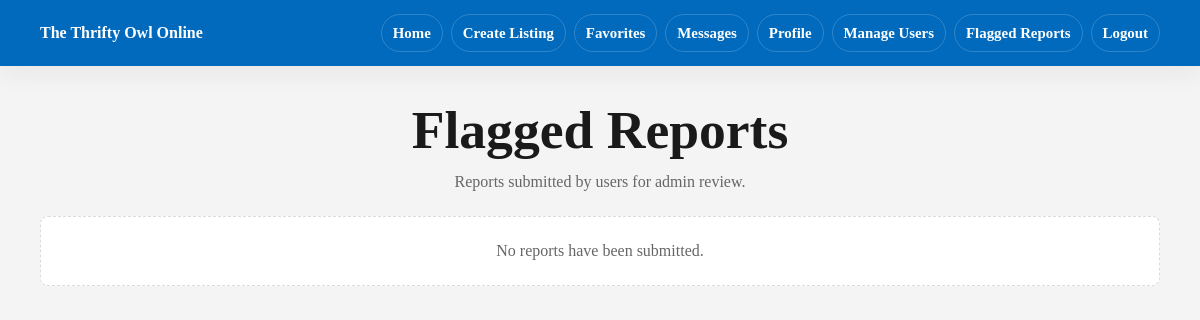
Before: /admin/reports (signed in) with the older database file.
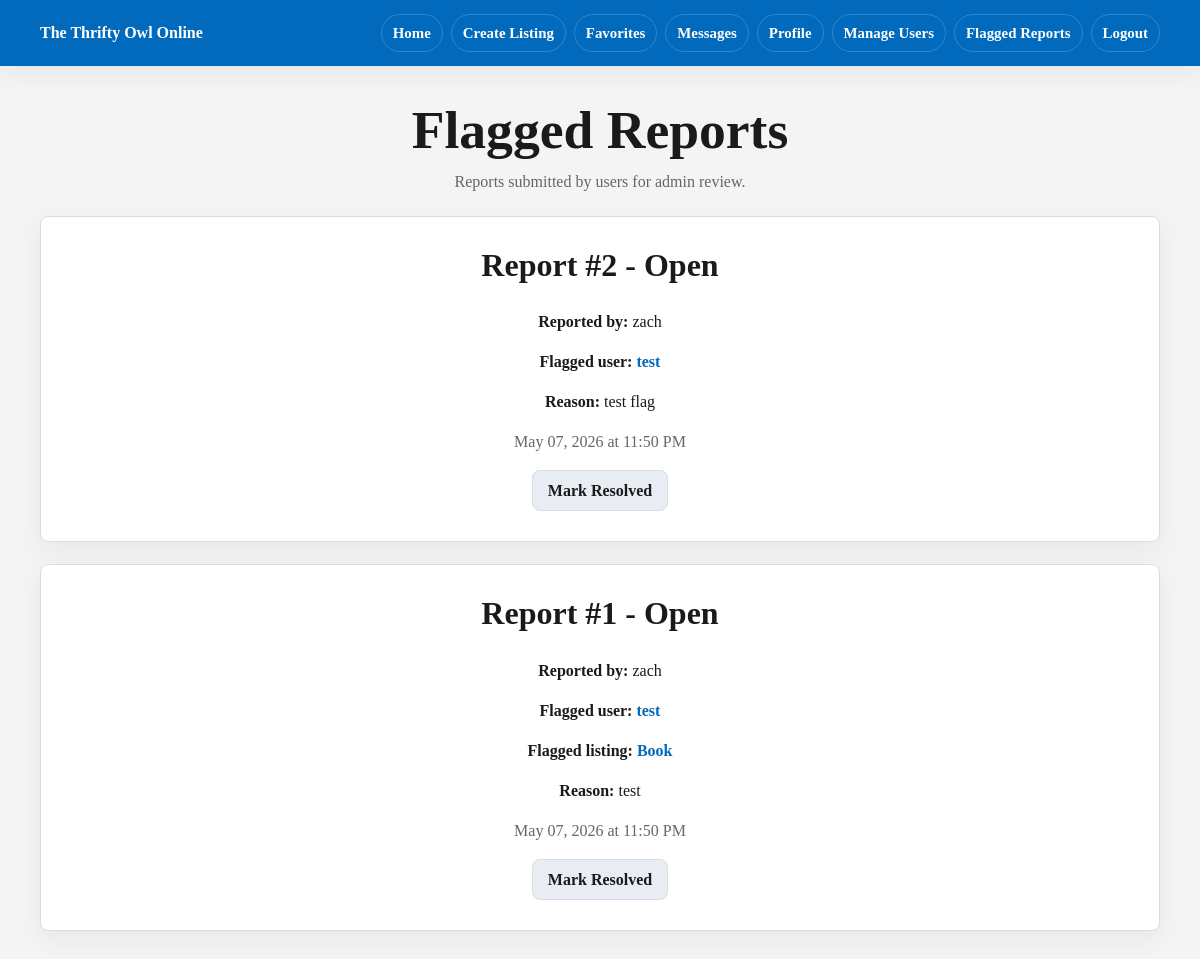
After: the same page with the newer database file.
### app/models.py (models this page shows)
class Report(db.Model):
    __tablename__ = 'reports'
    id = db.Column(db.Integer, primary_key=True)
    reporter_id = db.Column(db.Integer, db.ForeignKey('users.id'), nullable=False)
    reported_user_id = db.Column(db.Integer, db.ForeignKey('users.id'))
    post_id = db.Column(db.Integer, db.ForeignKey('posts.id'))
    reason = db.Column(db.String(500), nullable=False)
    status = db.Column(db.String(50), default='Open')
    created_at = db.Column(db.DateTime, default=datetime.utcnow)
    reporter = db.relationship('User', foreign_keys=[reporter_id], backref=db.backref('reports_made', lazy=True))
    reported_user = db.relationship('User', foreign_keys=[reported_user_id], backref=db.backref('reports_received', lazy=True))
    post = db.relationship('Post', backref=db.backref('reports', lazy=True))

class User(UserMixin, db.Model):
    __tablename__ = 'users'
    id = db.Column(db.Integer, primary_key=True)
    is_admin = db.Column(db.Boolean, default=False)
    is_blocked = db.Column(db.Boolean, default=False)
    email = db.Column(db.String(150), unique=True, nullable=False)
    username = db.Column(db.String(150), unique=True, nullable=False)
    password = db.Column(db.String(150), nullable=False)
    name = db.Column(db.String(150))
    major = db.Column(db.String(150))
    interests = db.Column(db.String(300))
    image = db.Column(db.String(200))  # store filename/path
    posts = db.relationship('Post', backref='owner', lazy=True)
    sent_messages = db.relationship('Message', foreign_keys='Message.sender_id', backref='sender', lazy=True)
    received_messages = db.relationship('Message', foreign_keys='Message.receiver_id', backref='receiver', lazy=True)
    reviews_given = db.relationship('Review', foreign_keys='Review.reviewer_id', backref='reviewer', lazy=True)
    reviews_received = db.relationship('Review', foreign_keys='Review.reviewed_id', backref='reviewed', lazy=True)

class Post(db.Model):
    __tablename__ = 'posts'
    id = db.Column(db.Integer, primary_key=True)
    title = db.Column(db.String(150), nullable=False)
    description = db.Column(db.String(300), nullable=False)
    category = db.Column(db.String(80), default='General')
    price = db.Column(db.Numeric(10, 2))
    condition = db.Column(db.String(80), default='Good')
    status = db.Column(db.String(80), default='Available')
    image = db.Column(db.String(200))  # optional image path
    is_active = db.Column(db.Boolean, default=True)
    created_at = db.Column(db.DateTime, default=datetime.utcnow)
    owner_id = db.Column(db.Integer, db.ForeignKey('users.id'), nullable=False)

### app/routes.py (the view)
@main.route('/admin/reports')
@admin_required
def admin_reports():
    reports = Report.query.order_by(Report.created_at.desc()).all()
    return render_template('admin_reports.html', reports=reports)

### app/models.py (called while the page is built)
@login_manager.user_loader
def load_user(user_id):
    return User.query.get(int(user_id))

### app/routes.py (called while the page is built)
def admin_required(view):
    @wraps(view)
    @login_required
    def wrapped(*args, **kwargs):
        if not current_user.is_admin:
            flash('Admin access required.')
            return redirect(url_for('main.home'))
        return view(*args, **kwargs)
    return wrapped

### app/templates/admin_reports.html (shortened to what this page needs)
{% extends "base.html" %}
{% block content %}
<section class="page-header">
    <h1>Flagged Reports</h1>
    <p class="muted">Reports submitted by users for admin review.</p>
</section>
{% for report in reports %}
<section class="card">
    <h2>Report #{{ report.id }} - {{ report.status }}</h2>
    <p><strong>Reported by:</strong> {{ report.reporter.username }}</p>
    {% if report.reported_user %}
    <p><strong>Flagged user:</strong> <a href="{{ url_for('main.view_profile', user_id=report.reported_user_id) }}">{{ report.reported_user.username }}</a></p>
    {% endif %}
    {% if report.post %}
    <p><strong>Flagged listing:</strong> <a href="{{ url_for('main.view_post', post_id=report.post_id) }}">{{ report.post.title }}</a></p>
    {% endif %}
    <p><strong>Reason:</strong> {{ report.reason }}</p>
    <p class="muted">{{ report.created_at.strftime('%b %d, %Y at %I:%M %p') }}</p>
    {% if report.status != 'Resolved' %}
    <div class="form-center">
        <form method="post" action="{{ url_for('main.resolve_report', report_id=report.id) }}">
            <input type="submit" value="Mark Resolved" class="button secondary">
        </form>
    </div>
    {% endif %}
</section>
{% else %}
<p class="empty">No reports have been submitted.</p>
{% endfor %}
{% endblock %}

### app/templates/base.html (shortened to what this page needs)
<!DOCTYPE html>
<html lang="en">
<head>
    <link rel="stylesheet" href="{{ url_for('static', filename='style.css') }}">
</head>
<body class="{% block body_class %}{% endblock %}">
    {% block header %}
    <header class="topbar">
        <div class="topbar-left">
            <a class="brand" href="{{ url_for('main.home') }}">The Thrifty Owl Online</a>
        </div>
        <div class="topbar-right">
            <nav class="nav">
                <a class="secondary" href="{{ url_for('main.home') }}">Home</a>
                {% if current_user.is_authenticated %}
                <a class="secondary" href="{{ url_for('main.create_post') }}">Create Listing</a>
                <a class="secondary" href="{{ url_for('main.favorites') }}">Favorites</a>
                <a class="secondary" href="{{ url_for('main.messages') }}">Messages</a>
                <a class="secondary" href="{{ url_for('main.profile') }}">Profile</a>
                {% if current_user.is_admin %}
                <a class="secondary" href="{{ url_for('main.admin_users') }}">Manage Users</a>
                <a class="secondary" href="{{ url_for('main.admin_reports') }}">Flagged Reports</a>
                {% endif %}
                <a href="{{ url_for('main.logout') }}">Logout</a>
                {% else %}
                <a class="secondary" href="{{ url_for('main.login') }}">Login</a>
                <a href="{{ url_for('main.register') }}">Register</a>
                {% endif %}
            </nav>
        </div>
    </header>
    {% endblock %}
    <main class="{% block main_class %}container{% endblock %}">
        {% block content %}{% endblock %}
    </main>
</body>
</html>

### app/static/style.css (style rules this page uses)
:root { --blue: #016ABD; --blue-dark: #003399; --bg: #F4F4F4; --card: #ffffff; --border: #d8dde3; --text: #1a1a1a; --muted: #666666; --danger: #a82222; --radius: 8px; --shadow: 0 18px 45px rgba(26, 26, 26, 0.08); --shadow-soft: 0 8px 24px rgba(26, 26, 26, 0.06); }
* { box-sizing: border-box; }
body { margin: 0; background: var(--bg); color: var(--text); font-family: georgia, serif; line-height: 1.5; -webkit-font-smoothing: antialiased; }
a { color: var(--blue); font-weight: 650; text-decoration: none; transition: color 160ms ease, background-color 160ms ease, border-color 160ms ease, transform 160ms ease, box-shadow 160ms ease; }
h1, h2, h3, p { margin-top: 0; }
h1, h2, h3 { line-height: 1.15; letter-spacing: 0; }
h1 { font-size: clamp(2rem, 5vw, 3.35rem); }
h2 { font-size: clamp(1.35rem, 3vw, 2rem); }
.container { width: min(100% - 32px, 1120px); margin: 34px auto 56px; padding: 0; display: grid; gap: 22px; }
.container>* { width: 100%; }
.topbar { background: var(--blue); color: white; padding: 14px max(20px, calc((100vw - 1120px) / 2)); display: flex; justify-content: space-between; align-items: center; gap: 24px; box-shadow: var(--shadow-soft); position: sticky; top: 0; z-index: 10; }
.topbar-left, .topbar-right { display: flex; align-items: center; }
.brand { color: white; font-weight: 800; letter-spacing: 0; white-space: nowrap; }
.nav { display: flex; flex-wrap: wrap; justify-content: flex-end; gap: 8px; }
.nav a { color: white; border: 1px solid rgba(255, 255, 255, 0.18); border-radius: 999px; padding: 7px 11px; font-size: 0.93rem; font-weight: 700; }
form { display: grid; gap: 16px; text-align: center; }
input, select, textarea { width: 100%; padding: 11px 12px; border: 1px solid var(--border); border-radius: var(--radius); background: white; color: var(--text); font: inherit; text-align: center; transition: border-color 160ms ease, box-shadow 160ms ease; }
input[type="submit"], button, .button { min-height: 40px; width: fit-content; display: inline-flex; align-items: center; justify-content: center; padding: 10px 15px; border: 0; border-radius: var(--radius); background: var(--blue); color: white; box-shadow: 0 10px 22px rgba(1, 106, 189, 0.18); font: inherit; font-weight: 800; line-height: 1.2; cursor: pointer; }
.button.secondary { background: #e8edf3; color: var(--text); border: 1px solid var(--border); box-shadow: none; }
.card { background: var(--card); border: 1px solid var(--border); border-radius: var(--radius); padding: clamp(20px, 3vw, 30px); box-shadow: var(--shadow-soft); text-align: center; }
.page-header { text-align: center; }
.page-header h1 { margin-bottom: 8px; }
.page-header p { margin-bottom: 0; }
.muted { color: var(--muted); }
.form-center { display: flex; justify-content: center; margin-top: 14px; }

Changed rows visible on the page:
added Report: id "2", status "Open", reporter.username "zach", reported_user.username "test", reason "test flag", created_at "May 07, 2026 at 11:50 PM"
added Report: id "1", status "Open", reporter.username "zach", reported_user.username "test", post "Book", reason "test", created_at "May 07, 2026 at 11:50 PM"
Other visible differences:
text no longer shown: "No reports have been submitted."
